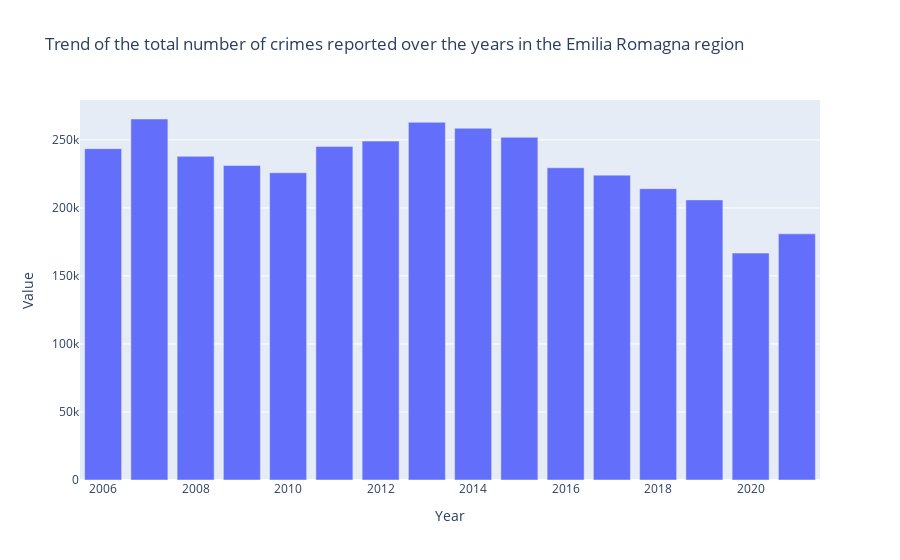

Here is the notebook cell this chart was saved with:
### Markdown cell above
The third **unit of analysis** taken into consideration will be the **Emilia Romagna** region.

We are gonna perform the same operation we did with the previous units of analysis.

### Code cell
er_df = functions.get_region_df(df, region='Emilia-Romagna')
er_total_values = er_df.loc[er_df['Crime'] == 'totale'].groupby(['Year']).sum(numeric_only=True)['Value']


print(f"Overall, in the 16 years taken into consideration, in the Emilia Romagna region {sum(er_total_values)} crimes were reported.",
        f"\nA mean of {round(sum(er_total_values)/len(er_total_values))} per year and {round((sum(er_total_values)/len(er_total_values) / 365))} per day",
        f"\nA standard deviation of {round(np.std(er_total_values))}.")

px.bar(data_frame= er_total_values.reset_index(),
       x = 'Year',
       y = 'Value',
       title= 'Trend of the total number of crimes reported over the years in the Emilia Romagna region')

### Figure 1 — Plotly figure (JSON) as saved in the notebook; plotly's stock layout.template omitted (floating-point values rounded to 4 significant figures)
{"data": [{"alignmentgroup": "True", "hovertemplate": "Year=%{x}<br>Value=%{y}<extra></extra>", "legendgroup": "", "marker": {"color": "#636efa", "pattern": {"shape": ""}}, "name": "", "offsetgroup": "", "orientation": "v", "showlegend": false, "textposition": "auto", "type": "bar", "x": [2006, 2007, 2008, 2009, 2010, 2011, 2012, 2013, 2014, 2015, 2016, 2017, 2018, 2019, 2020, 2021], "xaxis": "x", "y": [243528, 265337, 237890, 231136, 225835, 245184, 249077, 262909, 258535, 251900, 229484, 224083, 214137, 205888, 166773, 180916], "yaxis": "y"}], "layout": {"barmode": "relative", "legend": {"tracegroupgap": 0}, "title": {"text": "Trend of the total number of crimes reported over the years in the Emilia Romagna region"}, "xaxis": {"anchor": "y", "domain": [0, 1], "title": {"text": "Year"}}, "yaxis": {"anchor": "x", "domain": [0, 1], "title": {"text": "Value"}}}}
